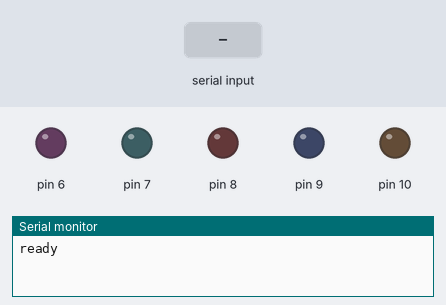
Simulated run of this sketch. Board: Arduino Uno, built with avr-gcc and run on an emulated ATmega328P. On the bench: output pins drawn as LEDs (lit = HIGH), the last lines printed to the serial monitor. Inputs (shaded band) come from the test bench.

Above: at 1.2 s.
1.3 s: "A" received over Serial
At 2.5 s:
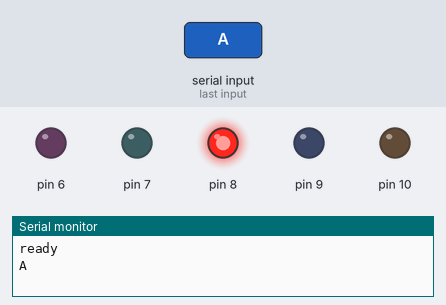
2.8 s: byte 79 ('O') received over Serial
At 3.6 s:
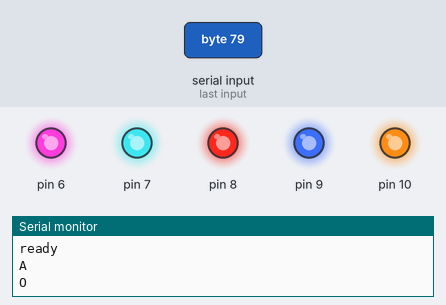
4.3 s: "B" received over Serial
At 4.8 s:
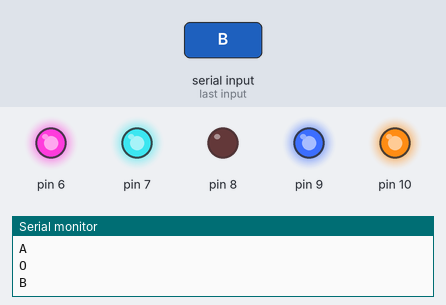
5.8 s: "D" received over Serial
At 7.0 s:
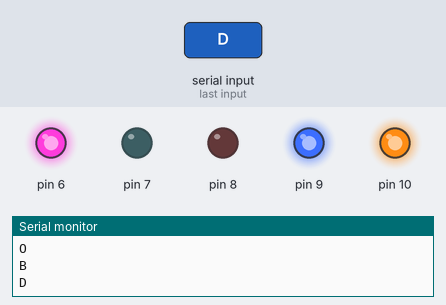
7.3 s: "F" received over Serial
At 8.2 s:
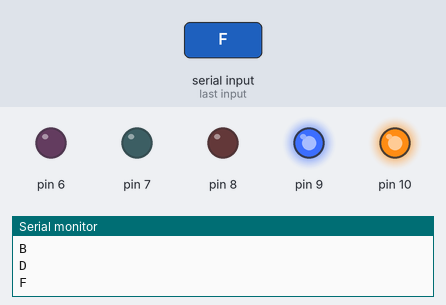
8.8 s: "C" received over Serial
At 9.4 s:
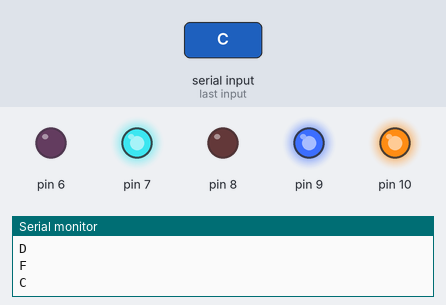
Timing chart, 0 to 11.3 s (numbered marks = the images above; inputs shaded):
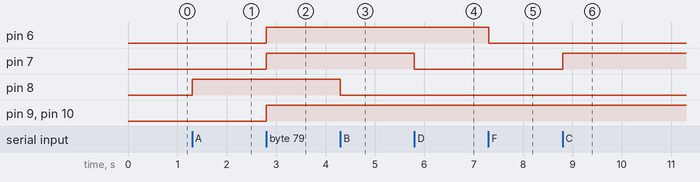

Measured:
- after the input at 1.3 s, pin 8: LOW → HIGH at once
- after the input at 2.8 s, pin 6, pin 7, pin 9, pin 10: LOW → HIGH at once
- after the input at 4.3 s, pin 8: HIGH → LOW at once
- after the input at 5.8 s, pin 7: HIGH → LOW at once
- after the input at 7.3 s, pin 6: HIGH → LOW at once
- after the input at 8.8 s, pin 7: LOW → HIGH at once

The sketch:

sketch.ino
```cpp
void setup() {
 Serial.begin(9600);
 Serial.println(("ready"));
 pinMode(8, OUTPUT);
 pinMode(6, OUTPUT);
 pinMode(7, OUTPUT);
 pinMode(9, OUTPUT);
 pinMode(10, OUTPUT);

}

void loop() {
  if(Serial.available()>0){
    char command=Serial.read();
    Serial.println(command);
    if(command=='A'){
      digitalWrite(8,1);
    }
    if(command=='B'){
      digitalWrite(8,0);
    }
    if(command=='C'){
      digitalWrite(7,1);
    }
    if(command=='D'){
      digitalWrite(7,0);
    }
    if(command=='E'){
      digitalWrite(6,1);
    }
    if(command=='F'){
      digitalWrite(6,0);
    }
    if(command=='G'){
      digitalWrite(9,1);
    }
    if(command=='H'){
      digitalWrite(9,0);
    }
    if(command=='X'){
    digitalWrite(10,1);
    }
    if(command=='Y'){
      digitalWrite(10,0);
    }
    if(command=='O'){
      digitalWrite(6,1);
      digitalWrite(7,1);
      digitalWrite(8,1);
      digitalWrite(9,1);
      digitalWrite(10,1);
    }
    if(command=='Z'){
      digitalWrite(6,0);
      digitalWrite(7,0);
      digitalWrite(8,0);
      digitalWrite(9,0);
      digitalWrite(10,0);
    }


  }
}
```
